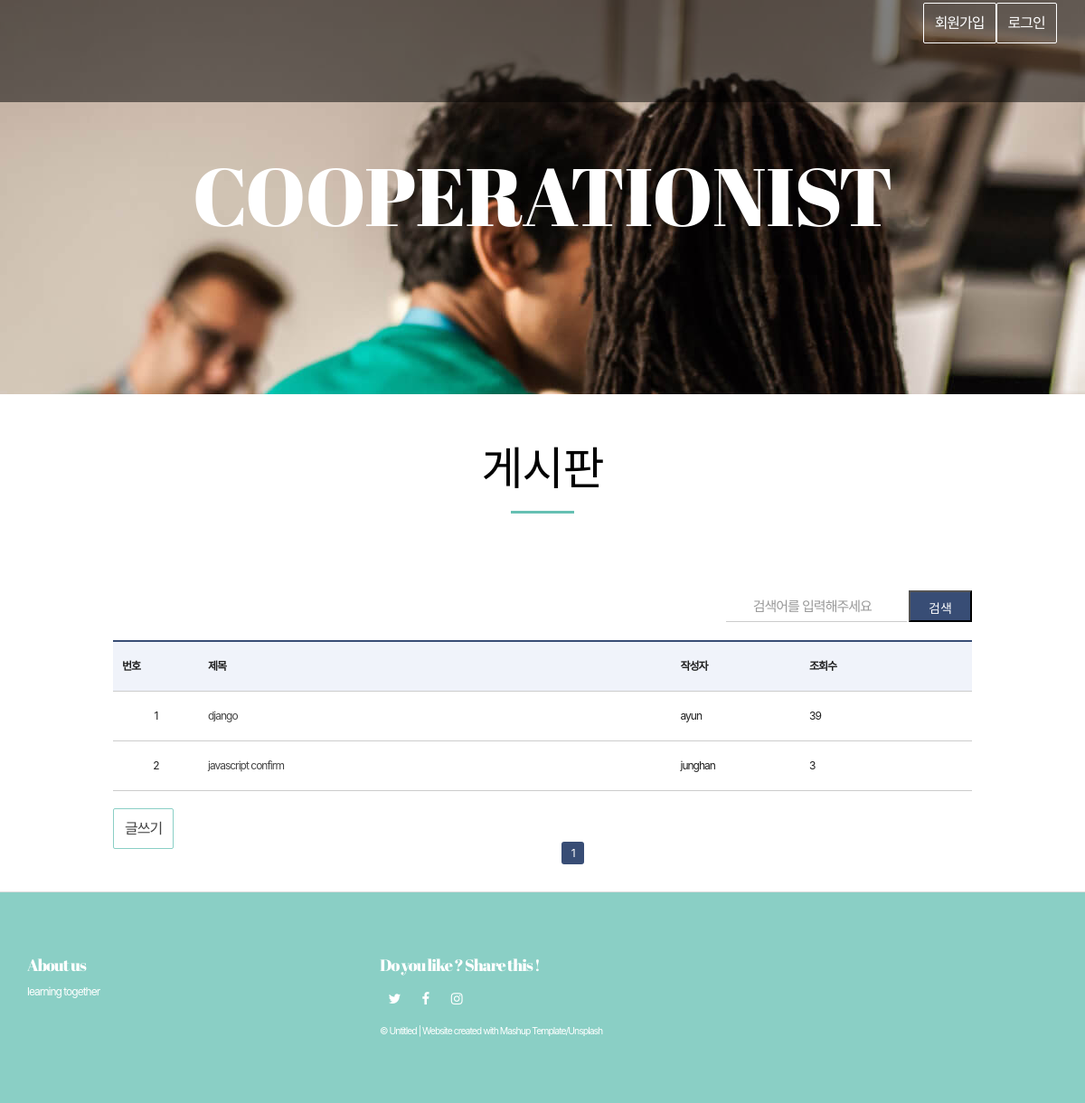
The app's page /viewList/, older data.
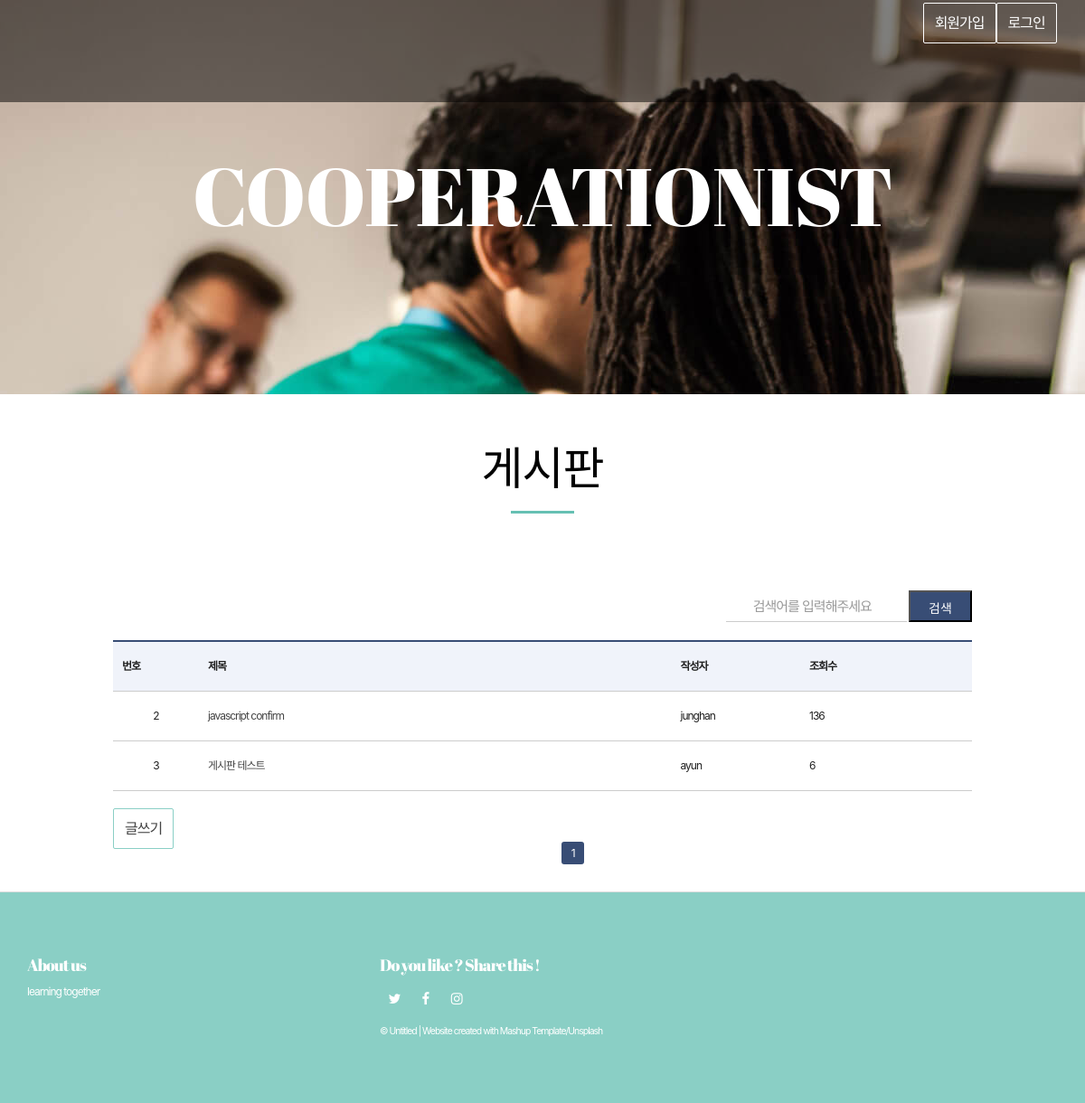
The same page, newer data.
### web01/models.py (models this page shows)
class Content(models.Model):
    objects = models.Manager()
    title = models.CharField(max_length=105)
    context = models.CharField(max_length=225)
    cnt = models.IntegerField(default=0)
    userId = models.ForeignKey(User, on_delete=models.CASCADE)

class User(models.Model):
    objects = models.Manager()
    user_id = models.CharField(max_length=50)
    password = models.CharField(max_length=50)

### web01/views.py (the view)
# urls.py: re_path(r'viewList/$', views.viewList, name="viewList"),
def viewList(request):
    contents = Content.objects.all()
    page = request.GET.get('page',1)
    paginator = Paginator(contents,5)
    page_obj = paginator.get_page(page)
    return render(request,"web01/list.html", {'contents':page_obj})

### web01/templates/web01/list.html (shortened to what this page needs)
{% extends 'web01/base.html' %}
{% block content %}
		<br><br>
        <div class="section-container-spacer">
            <h2 class="text-center">게시판</h2>
		</div>
		<div class="bodytext_area box_inner">
			<form action="./listSearch/" method="GET" class="minisrch_form">
				<fieldset>
					<input type="text" name="text" class="tbox" title="검색어를 입력해주세요" placeholder="검색어를 입력해주세요">
                    <button type="submit" class="btn_srch">검색</button>
				</fieldset>
            </form>
			<table class="bbsListTbl" summary="번호,제목,조회수 등을 제공하는 표">
				<thead>
					<tr>
						<th scope="col">번호</th>
						<th scope="col">제목</th>
						<th scope="col">작성자</th>
						<th scope="col">조회수</th>
					</tr>
                </thead>
				<tbody>
				{% if contents %}
					{% for content in contents %}
					<form action="./moreView/?id={{content.id}}" method="GET">
                        <div name='content'>
                            <tr>
                                <td>{{ content.id }}</td>
								<td class="tit_notice"><a href="./moreView/?id={{content.id}}">{{content.title}}</a></td>
                                <td class="tit_notice">{{content.userId.user_id}}</a> </td>
                                <td class="tit_notice">{{content.cnt}}</a> </td>
                            </tr>
                        </div>
                    </form>
					{% endfor %}
				{% endif %}
				</tbody>
			</table>
			<br>
			<a href="{% url 'listForm' %}" class="btn btn-default navbar-btn" >글쓰기</a>
			<div class="pagination">
			{% for page_number in contents.paginator.page_range %}
			{% if page_number >= contents.number|add:-3 and page_number <= contents.number|add:3 %}
				{% if page_number == contents.number %}
				<a href="./?page={{ page_number }}"><span class="pagenum currentpage">{{page_number}}</span></a>
				{% else %}
				<a href="./?page={{ page_number }}"><span class="pagenum ">{{page_number}}</span></a>
				{% endif %}
			{% endif %}
			{% endfor %}
		</div>
		</div>
{% endblock %}

Row changes from the older to the newer data that the page shows:
removed Content: id "1", title "django", userId.user_id "ayun", cnt "39"
changed Content "javascript confirm": cnt "3" → "136"
added Content: id "3", title "게시판 테스트", userId.user_id "ayun", cnt "6"
